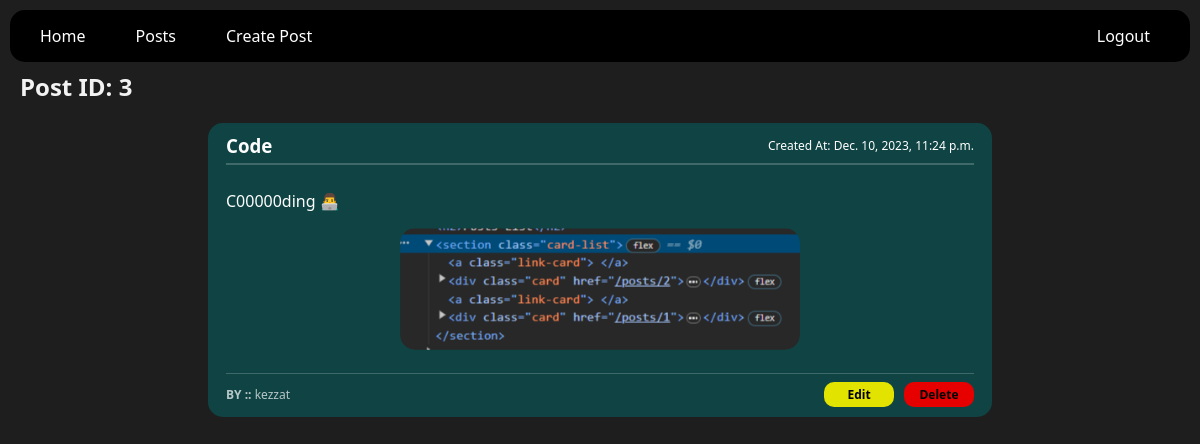
/posts/3 (signed in), run on the app's committed database.
### posts/models.py (models this page shows, shortened)
class Post(models.Model):
    title = models.CharField(max_length=255)
    content = models.TextField()
    author = models.ForeignKey(Author, on_delete=models.CASCADE, null=True)
    images = models.ImageField(upload_to='files/posts/images/%y/%m/%d', null=True, blank=True)
    category = models.ForeignKey(Category, on_delete=models.SET_NULL, null=True)
    isDeleted = models.BooleanField(default=False)
    createdAt = models.DateTimeField(auto_now_add=True)
    class Meta:
        ordering = ['-id']

class Author(models.Model):
    name = models.CharField(max_length=255)
    def __str__(self):
        return self.name
    class Meta:
        ordering = ['-id']

### posts/views.py (the view)
# urls.py: path('<str:id>', views.post, name='post' ),
@login_required(login_url='/auth/login')
def post(request, id):
    return render(request, 'posts/post.html', {'post': Post.objects.get(id=id)} )

### templates/posts/post.html
{% extends "shared/base.html" %}
{% load static %}
{% block content %}
    <link rel="stylesheet" href="{% static "styles/postCard.css" %}">
    <h2>Post ID: {{post.id}}</h2>
    <section class="card-list">
        <div class="card">
            <div class="header">
                <h3 >{{ post.title }}</h3>
                <span>Created At: {{ post.createdAt }}</span>
            </div>
            <div class="body">
                <p>{{ post.content }}</p>
                <div class="img-container">
                    {% if post.images %}
                        <img src="{{post.images.url}}" alt="Post's Image">
                    {% endif %}
                </div>
            </div>
            <div class="footer">
                <span> <strong>BY ::</strong>  {{ post.author }}</span>
                <div>
                    <a href="{% url "edit-post" post.id %}">  <strong>Edit</strong> </a>
                    <a href="{% url "delete-post" post.id %}">  <strong>Delete</strong> </a>
                </div>
            </div>
        </div>
    </section>
{% endblock content %}

### project/static/styles/baseStyle.css (style rules this page uses)
* { margin: 0px; padding: 0px; box-sizing: border-box; }

### posts/static/styles/postCard.css (style rules this page uses)
* { margin: 0px; padding: 0px; box-sizing: border-box; }
.card-list { margin: auto; width: 100%; min-width: 800px; display: flex; flex-direction: column; align-items: center; justify-content: center; padding: 20px; gap: 20px; }
.card { padding: 10px 18px; border-radius: 15px; background-color: rgb(16, 68, 68); color: white; width: 70%; min-width: 400px; display: flex; flex-direction: column; align-items: stretch; }
.card .header { position: relative; margin-bottom: 16px; display: flex; justify-content: space-between; align-items: center; }
.card .header span { font-size: 12px; }
.card .header::after { content: ''; display: block; position: absolute; width: 100%; height: 2px; background-color: rgba(255, 255, 255, 0.2); bottom: -7px; }
.card .body { padding: 16px 0px; display: flex; flex-direction: column; align-items: start; justify-content: center; gap: 16px; }
.card .body .img-container { margin: auto; width: 75%; max-width: 400px; border-radius: 15px; overflow: hidden; }
.card .body .img-container img { width: 100%; border-radius: 15px; }
.card .footer { width: 100%; position: relative; display: flex; justify-content: space-between; align-items: center; margin-top: 16px; }
.card .footer::before { content: ''; display: block; position: absolute; top: -14px; width: 100%; height: 1px; background-color: rgba(255, 255, 255, 0.2); margin: 5px 0px; }
.card .footer span { font-size: 12px; color: rgba(255, 255, 255, 0.7); }
.card .footer div { display: flex; gap: 10px; }
.card .footer div a { color: black; width: 70px; padding: 4px 10px; border-radius: 10px; font-size: 12px; text-decoration: none; text-align: center; }
.card .footer div a:nth-child(1) { background-color: rgb(227, 227, 0); }
.card .footer div a:nth-child(2) { background-color: rgb(230, 0, 0); }

### data on the page
Post: id "3", title "Code", createdAt "Dec. 10, 2023, 11:24 p.m.", content "C00000ding 👨‍💻", images (picture), author "kezzat"
